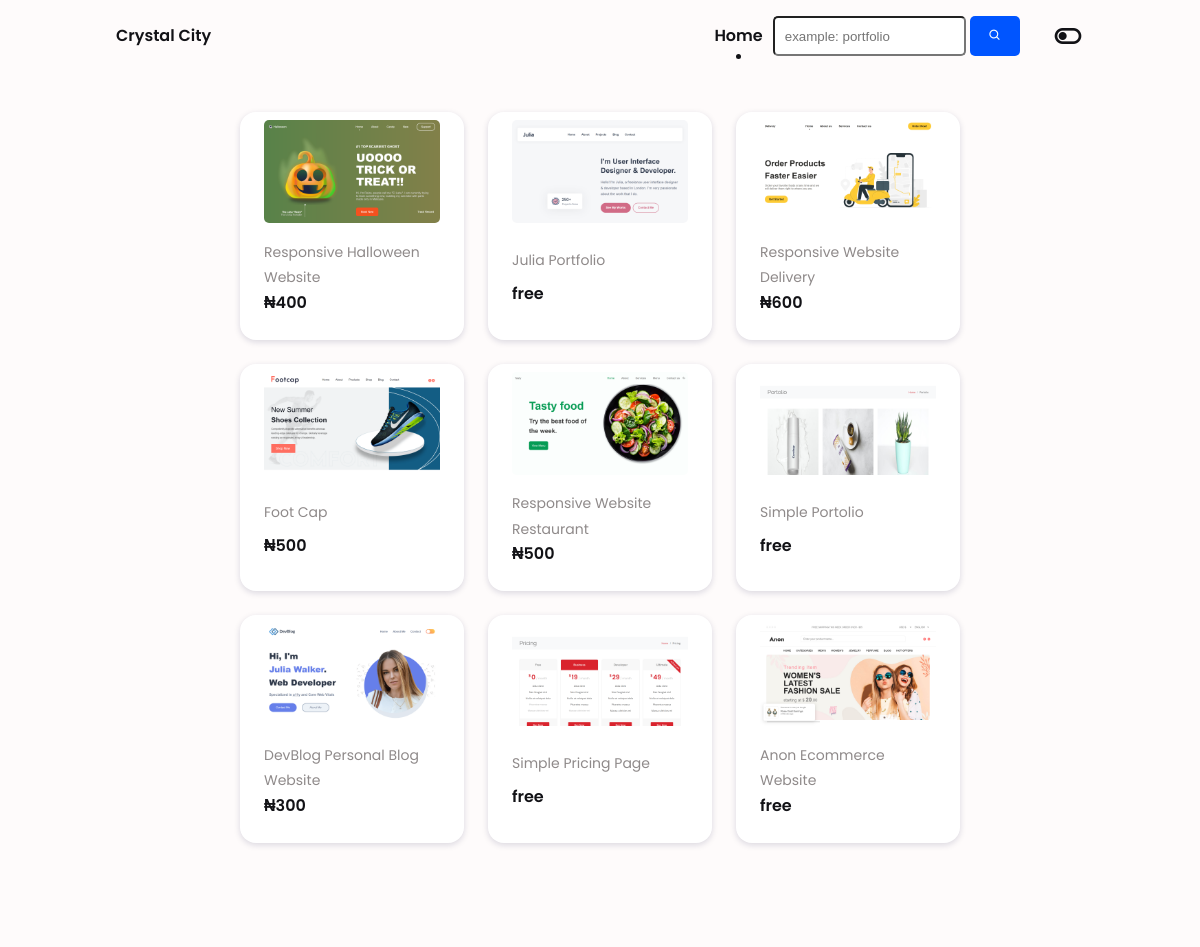
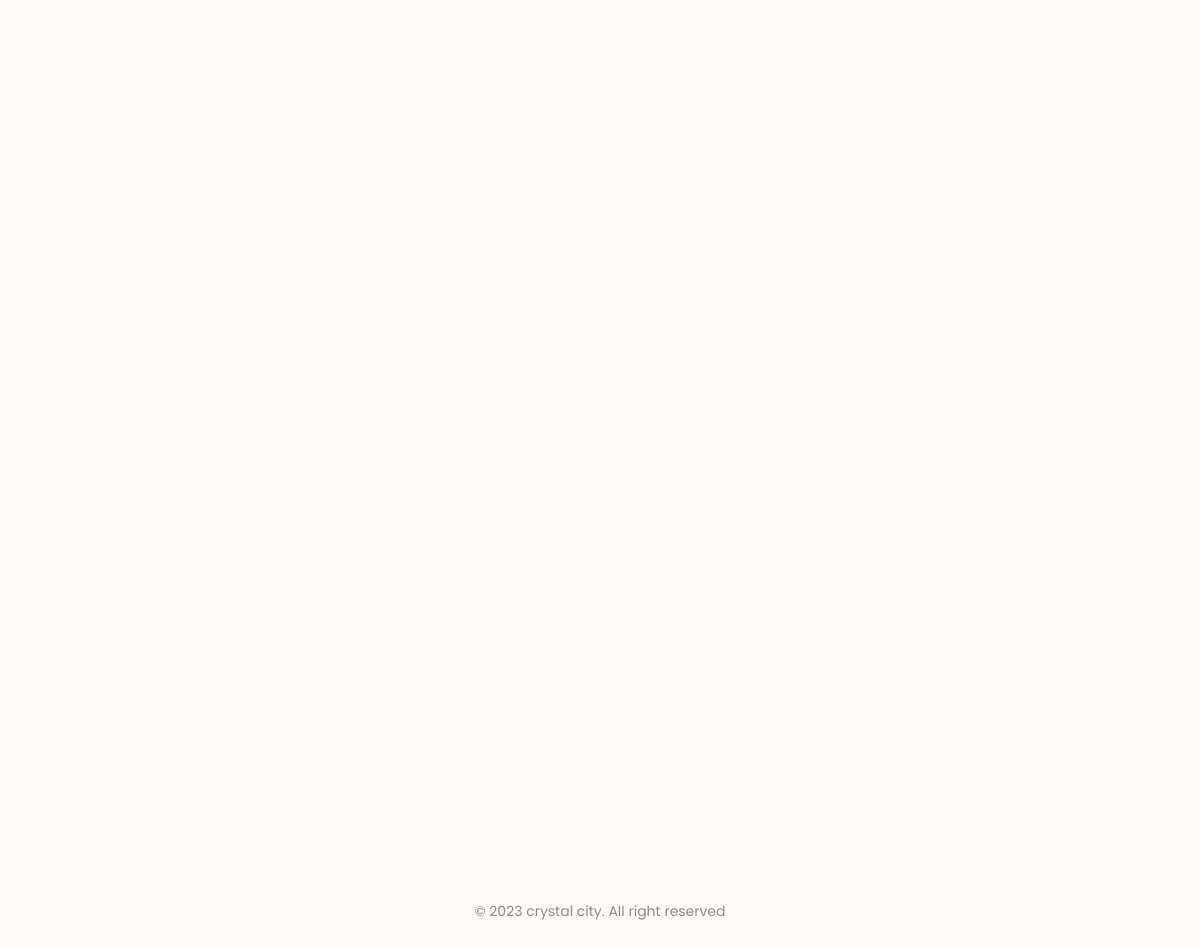
Screenshot of /templates/ (signed in) with the database file from the repository (2 pictures, top to bottom).
### app/models.py (models this page shows, shortened)
class Post(models.Model):
    free = 'free'
    a200 = '200'
    a300 = '300'
    a400 = '400'
    a500 = '500'
    a600 = '600'
    a700 = '700'
    a800 = '800'
    a900 = '900'
    a1000 = '1000'
    amount = [
        (free, 'free'),
        (a200, '200'),
        (a300, '300'),
        (a400, '400'),
        (a500, '500'),
        (a600, '600'),
        (a700, '700'),
        (a800, '800'),
        (a900, '900'),
        (a1000, '1000'),
    ]
    title = models.CharField(max_length = 100, default='', blank=True)
    Image = models.ImageField(upload_to='image', default='', blank=True)
    folder = models.FileField(upload_to='folder', default='', blank=True)
    file = models.FileField(upload_to='file', default='', blank=True)
    amount = models.CharField(max_length = 20,choices = amount, default = 'none')
    author = models.ForeignKey(User, on_delete=models.CASCADE, default="")
    date_posted = models.DateTimeField(default=timezone.now)

### app/views.py (the view)
# urls.py: path('templates/', views.PostListView.as_view(), name='home'),
class PostListView(ListView):
    model = Post
    template_name = 'home.html'
    context_object_name = 'posts'
    ordering = ['?']

### templates/home.html (shortened to what this page needs)
{% extends "base.html" %}
{% load static %}
{% block content %}
<section class="accessory section bd-container" id="accessory">
    <div class="accessory__container bd-grid">
        {% for post in posts %}
        <div class="accessory__content">
            <a href="{% url 'post-detail' post.id %}">
                <img src="{{ post.Image.url }}" alt="" class="accessory__img">
            </a>
            <a href="{% url 'post-detail' post.id %}"><span class="accessory__category">{{post.title}}</span></a>
            {% if post.amount == 'free' %}
            <span class="accessory__preci">{{post.amount}}</span>
            {% else %}
            <span class="accessory__preci">₦{{post.amount}}</span>
            {% endif %}
        </div>
        {% endfor %}
    </div>
</section>
{% endblock content %}

### app/static/app/assets/css/styles.css (style rules this page uses)
:root { --header-height: 3rem; --first-color: #2540da; --first-color-alt: #1c3ae2; --first-color-send: #354eda; --title-color: #121216; --text-color: #5B5757; --text-color-light: #8F8A8A; --body-color: #FEFBFB; --container-color: #FFF; --body-font: 'Poppins', sans-serif; --biggest-font-size: 2rem; --h2-font-size: 1.25rem; --h3-font-size: 1.125rem; --normal-font-size: .938rem; --small-font-size: .813rem; --font-semi-bold: 600; --font-bold: 700; --mb-1: .5rem; --mb-2: 1rem; --mb-3: 1.5rem; --mb-4: 2rem; --mb-5: 2.5rem; --mb-6: 3rem; --z-tooltip: 10; --z-fixed: 100; }
@media screen and (min-width: 968px) { :root { --biggest-font-size: 3rem; --h2-font-size: 1.75rem; --h3-font-size: 1.25rem; --normal-font-size: 1rem; --small-font-size: .875rem; } }
*,::before,::after { box-sizing: border-box; }
html { scroll-behavior: smooth; }
body { margin: var(--header-height) 0 0 0; font-family: var(--body-font); font-size: var(--normal-font-size); background-color: var(--body-color); color: var(--text-color); line-height: 1.6; }
a { text-decoration: none; }
img { max-width: 100%; height: auto; }
.section { padding: 4rem 0 2rem; }
.bd-container { max-width: 968px; width: calc(100% - 3rem); margin-left: var(--mb-3); margin-right: var(--mb-3); }
.bd-grid { display: grid; gap: 1.5rem; }
.accessory__container { grid-template-columns: repeat(2,1fr); padding-bottom: 2rem; }
.accessory__content { position: relative; display: grid; padding: .25rem .75rem .75rem; background-color: var(--container-color); box-shadow: 0 2px 6px rgba(16, 11, 65, 0.15); border-radius: 1rem; }
.accessory__img { justify-self: center; margin-bottom: .25rem; width: 500px; border-radius: 5px; }
.accessory__title, .accessory__category { text-align: center; }
.accessory__category { font-size: var(--small-font-size); margin-bottom: var(--mb-1); color: var(--text-color-light); }
.accessory__preci { font-weight: var(--font-semi-bold); color: var(--title-color); }
@media screen and (min-width: 768px) { body { margin: 0; } }
@media screen and (min-width: 768px) { .section { padding-top: 7rem; } }
@media screen and (min-width: 768px) { .accessory__container { grid-template-columns: repeat(3,224px); justify-content: center; } }
@media screen and (min-width: 768px) { .accessory__content { padding: .5rem 1.5rem 1.5rem; } }
@media screen and (min-width: 768px) { .accessory__img { width: 120px; margin-bottom: var(--mb-1); } }
@media screen and (min-width: 768px) { .accessory__title, .accessory__category { text-align: initial; } }
@media screen and (min-width: 968px) { .bd-container { margin-left: auto; margin-right: auto; } }

### templates/base.html (style rules this page uses)
.accessory__img { width: 500px; border-radius: 5px; }

### rows the page displays
Post: Image (picture), title "Responsive Halloween Website", amount "400"
Post: Image (picture), title "Julia Portfolio", amount "free"
Post: Image (picture), title "Responsive Website Delivery", amount "600"
Post: Image (picture), title "Foot Cap", amount "500"
Post: Image (picture), title "Responsive Website Restaurant", amount "500"
Post: Image (picture), title "Simple Portolio", amount "free"
Post: Image (picture), title "DevBlog Personal Blog Website", amount "300"
Post: Image (picture), title "Simple Pricing Page", amount "free"
Post: Image (picture), title "Anon Ecommerce Website", amount "free"
